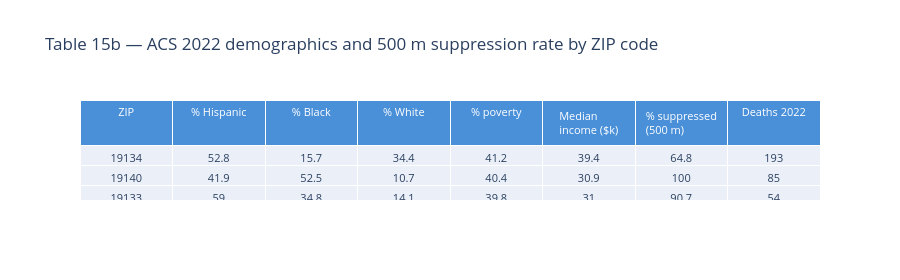

Notebook source saved alongside this figure:
### Markdown cell above
**Figure 15g.** Suppression rate at 500 m (k < 5 rule) vs. ZIP code poverty
rate (ACS 2022). Each point is one ZIP code; circle size is proportional to
recorded deaths in 2022; colour indicates % non-white population. The ZIP with
the highest poverty rate (19133, Fairhill — 59 % Hispanic, 40 % poverty) also
tends to have fewer records per tile due to sparser spatial distribution,
raising the risk that the suppression rule disproportionately hides records
from already under-served communities. The relationship between spatial density
and suppression rate should be audited separately for each demographic stratum
before releasing a public map.

### Code cell
# Table 15b — ACS demographics + suppression rate per ZIP
tbl = acs[["zip_code","pct_hispanic","pct_black","pct_white",
           "pct_poverty","med_income_k","suppression_pct","n_deaths"]].copy()
tbl.columns = ["ZIP","% Hispanic","% Black","% White",
               "% poverty","Median income ($k)","% suppressed (500 m)","Deaths 2022"]
tbl = tbl.round(1).sort_values("% poverty", ascending=False)

fig_tbl15b = go.Figure(go.Table(
    header=dict(
        values=list(tbl.columns),
        fill_color="#4a90d9", font=dict(color="white", size=11),
        align="center",
    ),
    cells=dict(
        values=[tbl[c].tolist() for c in tbl.columns],
        align="center",
        font=dict(size=11),
    ),
))
fig_tbl15b.update_layout(
    title="Table 15b — ACS 2022 demographics and 500 m suppression rate by ZIP code",
    height=280,
)
fig_tbl15b.show()

### Figure 1 — Plotly figure (JSON) as saved in the notebook; plotly's stock layout.template omitted (floating-point values rounded to 4 significant figures)
{"data": [{"cells": {"align": "center", "font": {"size": 11}, "values": [["19134", "19140", "19133", "19132", "19124", "19139"], [52.8, 41.9, 59.0, 4.2, 46.1, 3.4], [15.7, 52.5, 34.8, 88.8, 36.3, 84.9], [34.4, 10.7, 14.1, 4.5, 23.9, 7.2], [41.2, 40.4, 39.8, 34.5, 31.7, 28.6], [39.4, 30.9, 31.0, 28.3, 44.7, 36.7], [64.8, 100.0, 90.7, 90.0, 98.6, 91.7], [193, 85, 54, 50, 74, 60]]}, "header": {"align": "center", "fill": {"color": "#4a90d9"}, "font": {"color": "white", "size": 11}, "values": ["ZIP", "% Hispanic", "% Black", "% White", "% poverty", "Median income ($k)", "% suppressed (500 m)", "Deaths 2022"]}, "type": "table"}], "layout": {"height": 280, "title": {"text": "Table 15b — ACS 2022 demographics and 500 m suppression rate by ZIP code"}}}
